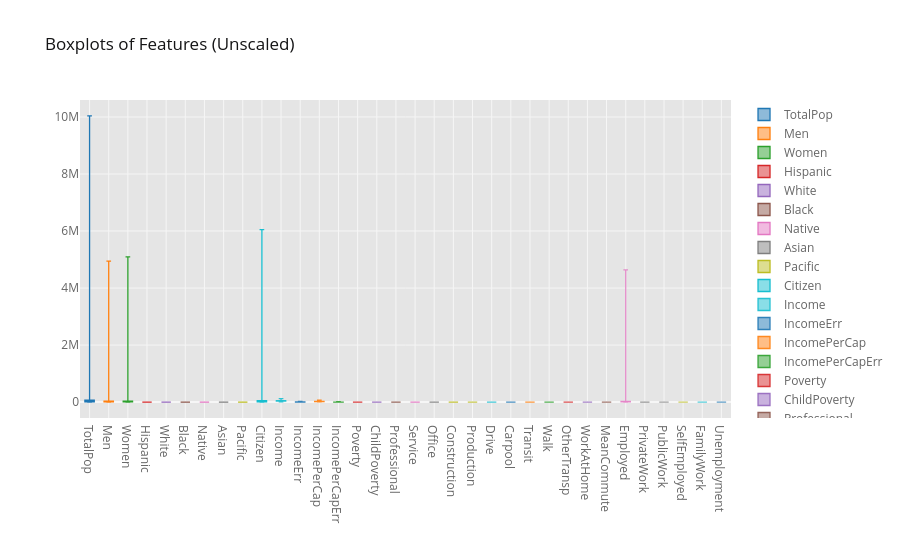

The code cell stored with this chart in its notebook:
### Markdown cell above
### Scales of measurement

The most important preprocessing step for our data before any dimensionality reduction may take place is **scaling**.

Scaling data is vitally important because not all variables are measured on the same scales and/or using the same units. For instance, the age variable will have a range of 0 to approximately 95, with a mean somewhere around 40. Income, however, will be measured over a much larger numeric range, well into the thousands or millions, with a very different mean. Let's take a look at box plots of the first few variables to better understand this measurement discrepancy.

### Code cell
cf.set_config_file(offline=True, world_readable=True, theme='ggplot')

# using plotly to plot the boxplot
us_df[features].iplot(kind='box', title="Boxplots of Features (Unscaled)")

### Figure 1 — Plotly figure (JSON) as saved in the notebook; plotly's stock layout.template omitted (floating-point values rounded to 4 significant figures; data arrays with more than 128 entries replaced by an {"elided": "..."} marker saying what was removed)
{"data": [{"boxpoints": false, "line": {"width": 1.3}, "marker": {"color": "rgba(31, 119, 180, 1.0)"}, "name": "TotalPop", "orientation": "v", "type": "box", "y": {"elided": "3218 int values"}}, {"boxpoints": false, "line": {"width": 1.3}, "marker": {"color": "rgba(255, 127, 14, 1.0)"}, "name": "Men", "orientation": "v", "type": "box", "y": {"elided": "3218 int values"}}, {"boxpoints": false, "line": {"width": 1.3}, "marker": {"color": "rgba(44, 160, 44, 1.0)"}, "name": "Women", "orientation": "v", "type": "box", "y": {"elided": "3218 int values"}}, {"boxpoints": false, "line": {"width": 1.3}, "marker": {"color": "rgba(214, 39, 40, 1.0)"}, "name": "Hispanic", "orientation": "v", "type": "box", "y": {"elided": "3218 float values"}}, {"boxpoints": false, "line": {"width": 1.3}, "marker": {"color": "rgba(148, 103, 189, 1.0)"}, "name": "White", "orientation": "v", "type": "box", "y": {"elided": "3218 float values"}}, {"boxpoints": false, "line": {"width": 1.3}, "marker": {"color": "rgba(140, 86, 75, 1.0)"}, "name": "Black", "orientation": "v", "type": "box", "y": {"elided": "3218 float values"}}, {"boxpoints": false, "line": {"width": 1.3}, "marker": {"color": "rgba(227, 119, 194, 1.0)"}, "name": "Native", "orientation": "v", "type": "box", "y": {"elided": "3218 float values"}}, {"boxpoints": false, "line": {"width": 1.3}, "marker": {"color": "rgba(127, 127, 127, 1.0)"}, "name": "Asian", "orientation": "v", "type": "box", "y": {"elided": "3218 float values"}}, {"boxpoints": false, "line": {"width": 1.3}, "marker": {"color": "rgba(188, 189, 34, 1.0)"}, "name": "Pacific", "orientation": "v", "type": "box", "y": {"elided": "3218 float values"}}, {"boxpoints": false, "line": {"width": 1.3}, "marker": {"color": "rgba(23, 190, 207, 1.0)"}, "name": "Citizen", "orientation": "v", "type": "box", "y": {"elided": "3218 int values"}}, {"boxpoints": false, "line": {"width": 1.3}, "marker": {"color": "rgba(23, 190, 207, 0.8999999999999999)"}, "name": "Income", "orientation": "v", "type": "box", "y": {"elided": "3218 int values"}}, {"boxpoints": false, "line": {"width": 1.3}, "marker": {"color": "rgba(31, 119, 180, 0.8999999999999999)"}, "name": "IncomeErr", "orientation": "v", "type": "box", "y": {"elided": "3218 int values"}}, {"boxpoints": false, "line": {"width": 1.3}, "marker": {"color": "rgba(255, 127, 14, 0.8999999999999999)"}, "name": "IncomePerCap", "orientation": "v", "type": "box", "y": {"elided": "3218 int values"}}, {"boxpoints": false, "line": {"width": 1.3}, "marker": {"color": "rgba(44, 160, 44, 0.8999999999999999)"}, "name": "IncomePerCapErr", "orientation": "v", "type": "box", "y": {"elided": "3218 int values"}}, {"boxpoints": false, "line": {"width": 1.3}, "marker": {"color": "rgba(214, 39, 40, 0.8999999999999999)"}, "name": "Poverty", "orientation": "v", "type": "box", "y": {"elided": "3218 float values"}}, {"boxpoints": false, "line": {"width": 1.3}, "marker": {"color": "rgba(148, 103, 189, 0.8999999999999999)"}, "name": "ChildPoverty", "orientation": "v", "type": "box", "y": {"elided": "3218 float values"}}, {"boxpoints": false, "line": {"width": 1.3}, "marker": {"color": "rgba(140, 86, 75, 0.8999999999999999)"}, "name": "Professional", "orientation": "v", "type": "box", "y": {"elided": "3218 float values"}}, {"boxpoints": false, "line": {"width": 1.3}, "marker": {"color": "rgba(227, 119, 194, 0.8999999999999999)"}, "name": "Service", "orientation": "v", "type": "box", "y": {"elided": "3218 float values"}}, {"boxpoints": false, "line": {"width": 1.3}, "marker": {"color": "rgba(127, 127, 127, 0.8999999999999999)"}, "name": "Office", "orientation": "v", "type": "box", "y": {"elided": "3218 float values"}}, {"boxpoints": false, "line": {"width": 1.3}, "marker": {"color": "rgba(188, 189, 34, 0.8999999999999999)"}, "name": "Construction", "orientation": "v", "type": "box", "y": {"elided": "3218 float values"}}, {"boxpoints": false, "line": {"width": 1.3}, "marker": {"color": "rgba(188, 189, 34, 0.7999999999999998)"}, "name": "Production", "orientation": "v", "type": "box", "y": {"elided": "3218 float values"}}, {"boxpoints": false, "line": {"width": 1.3}, "marker": {"color": "rgba(23, 190, 207, 0.7999999999999998)"}, "name": "Drive", "orientation": "v", "type": "box", "y": {"elided": "3218 float values"}}, {"boxpoints": false, "line": {"width": 1.3}, "marker": {"color": "rgba(31, 119, 180, 0.7999999999999998)"}, "name": "Carpool", "orientation": "v", "type": "box", "y": {"elided": "3218 float values"}}, {"boxpoints": false, "line": {"width": 1.3}, "marker": {"color": "rgba(255, 127, 14, 0.7999999999999998)"}, "name": "Transit", "orientation": "v", "type": "box", "y": {"elided": "3218 float values"}}, {"boxpoints": false, "line": {"width": 1.3}, "marker": {"color": "rgba(44, 160, 44, 0.7999999999999998)"}, "name": "Walk", "orientation": "v", "type": "box", "y": {"elided": "3218 float values"}}, {"boxpoints": false, "line": {"width": 1.3}, "marker": {"color": "rgba(214, 39, 40, 0.7999999999999998)"}, "name": "OtherTransp", "orientation": "v", "type": "box", "y": {"elided": "3218 float values"}}, {"boxpoints": false, "line": {"width": 1.3}, "marker": {"color": "rgba(148, 103, 189, 0.7999999999999998)"}, "name": "WorkAtHome", "orientation": "v", "type": "box", "y": {"elided": "3218 float values"}}, {"boxpoints": false, "line": {"width": 1.3}, "marker": {"color": "rgba(140, 86, 75, 0.7999999999999998)"}, "name": "MeanCommute", "orientation": "v", "type": "box", "y": {"elided": "3218 float values"}}, {"boxpoints": false, "line": {"width": 1.3}, "marker": {"color": "rgba(227, 119, 194, 0.7999999999999998)"}, "name": "Employed", "orientation": "v", "type": "box", "y": {"elided": "3218 int values"}}, {"boxpoints": false, "line": {"width": 1.3}, "marker": {"color": "rgba(127, 127, 127, 0.7999999999999998)"}, "name": "PrivateWork", "orientation": "v", "type": "box", "y": {"elided": "3218 float values"}}, {"boxpoints": false, "line": {"width": 1.3}, "marker": {"color": "rgba(127, 127, 127, 0.7)"}, "name": "PublicWork", "orientation": "v", "type": "box", "y": {"elided": "3218 float values"}}, {"boxpoints": false, "line": {"width": 1.3}, "marker": {"color": "rgba(188, 189, 34, 0.7)"}, "name": "SelfEmployed", "orientation": "v", "type": "box", "y": {"elided": "3218 float values"}}, {"boxpoints": false, "line": {"width": 1.3}, "marker": {"color": "rgba(23, 190, 207, 0.7)"}, "name": "FamilyWork", "orientation": "v", "type": "box", "y": {"elided": "3218 float values"}}, {"boxpoints": false, "line": {"width": 1.3}, "marker": {"color": "rgba(31, 119, 180, 0.7)"}, "name": "Unemployment", "orientation": "v", "type": "box", "y": {"elided": "3218 float values"}}], "layout": {"legend": {"bgcolor": "#FFFFFF", "font": {"color": "#666666"}}, "paper_bgcolor": "#FFFFFF", "plot_bgcolor": "#E5E5E5", "title": {"font": {"color": "#151516"}, "text": "Boxplots of Features (Unscaled)"}, "xaxis": {"gridcolor": "#F6F6F6", "showgrid": true, "tickfont": {"color": "#666666"}, "title": {"font": {"color": "#666666"}, "text": ""}, "zerolinecolor": "#F6F6F6"}, "yaxis": {"gridcolor": "#F6F6F6", "showgrid": true, "tickfont": {"color": "#666666"}, "title": {"font": {"color": "#666666"}, "text": ""}, "zerolinecolor": "#F6F6F6"}}}
